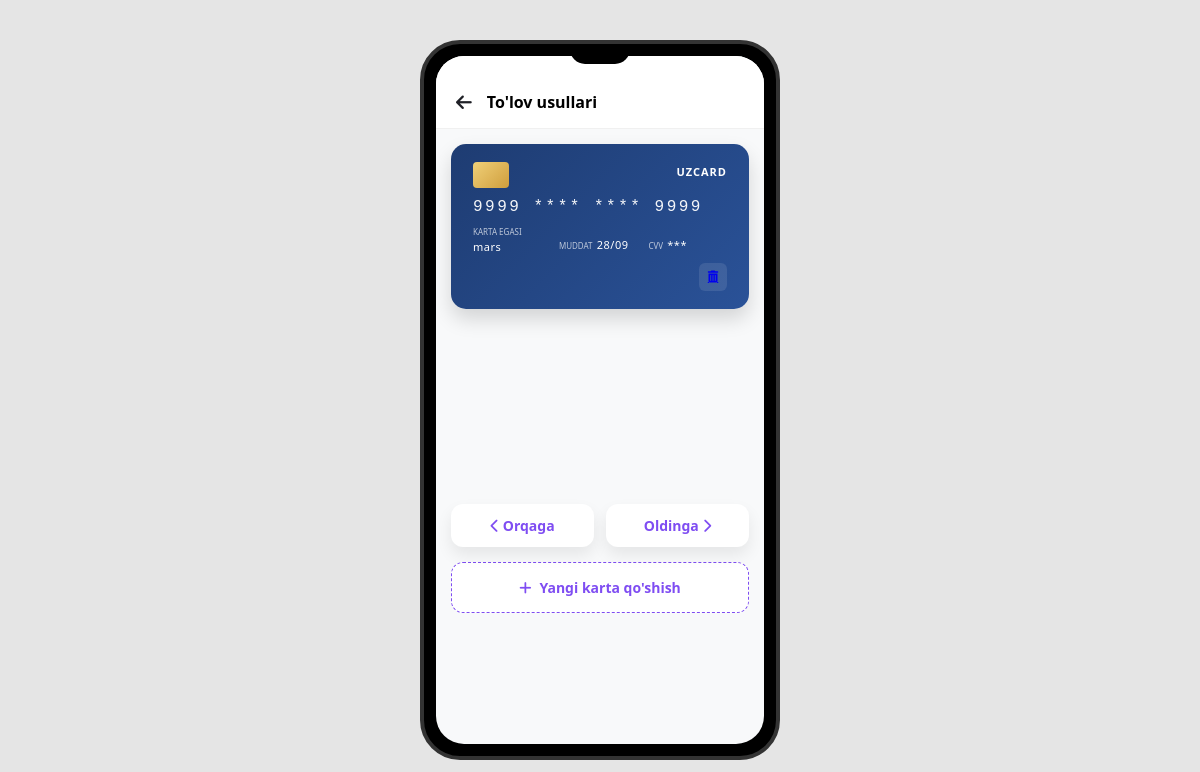
/tolov_usullari/ (signed in), run on an earlier commit of the app's database.
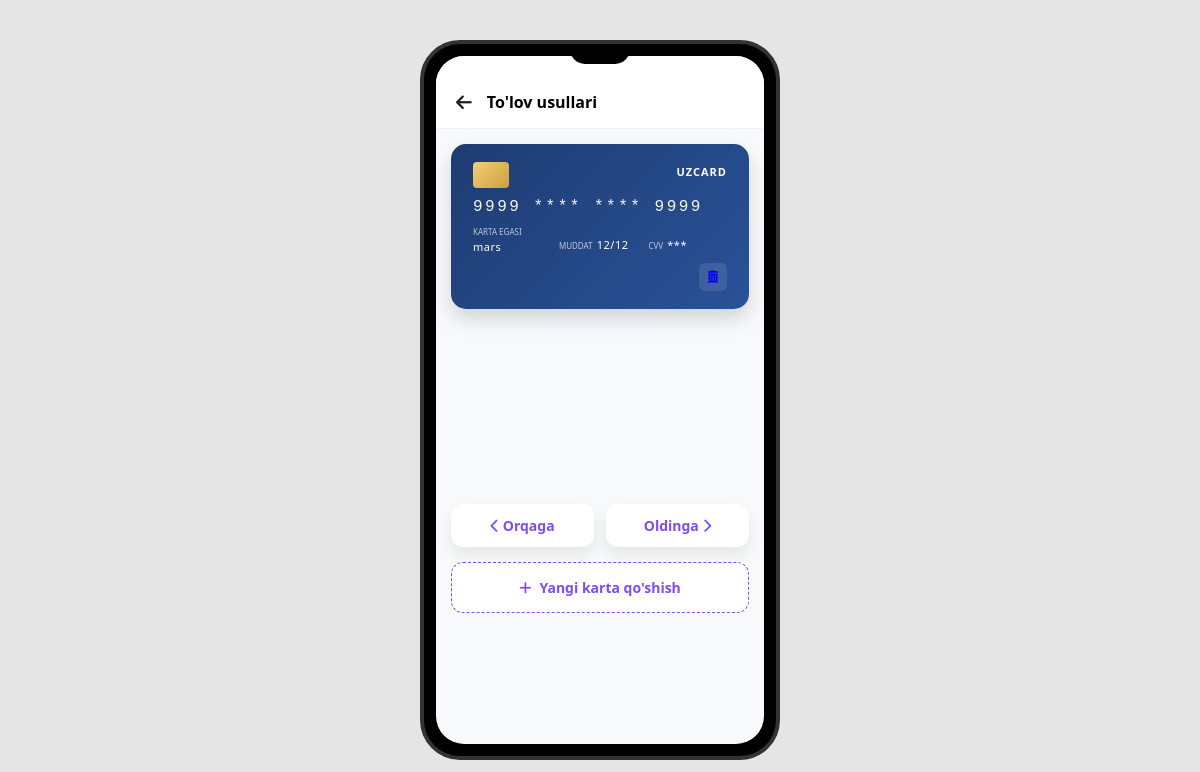
And on a later commit of the database.
### app/models.py (models this page shows, shortened)
class BaseCreatedModel(models.Model):
    created_at = models.DateTimeField(auto_now_add=True)
    updated_at = models.DateTimeField(auto_now=True)
    class Meta:
        abstract = True

class User_carts(BaseCreatedModel):
    karta_nomer = models.CharField(max_length=19)
    cart_egasi = models.ForeignKey(Users, on_delete=models.CASCADE, related_name='banks_carts')
    muddat = models.CharField(max_length=5)
    cvv = models.CharField(max_length=3)
    @property
    def masked_number(self):
        clean_number = self.karta_nomer.replace(" ", "")
        if len(clean_number) >= 16:
            return f"{clean_number[:4]} **** **** {clean_number[-4:]}"
        return clean_number

class Users(AbstractUser):
    class UserTypes(models.TextChoices):
        Admin = 'Admin', 'Admin'
        CLENT = 'Clent', 'Mijoz'
    avatar = models.ImageField(upload_to='avatar/', blank=True, null=True)
    user_type = models.CharField(max_length=500, choices=UserTypes.choices, default=UserTypes.CLENT)
    phone = models.CharField(max_length=50, blank=True, null=True)
    def __str__(self):
        return self.username

### app/views.py (the view)
# urls.py: path('tolov_usullari/', tolov_usullari, name='tolov_usullari'),
@login_required(login_url='login_viuw')
def tolov_usullari(request):
    banks_carts = User_carts.objects.filter(cart_egasi=request.user)
    return render(request, 'userlar/tolov_usul.html', {
        'banks_carts': banks_carts
    })

### app/context_processors.py (called while the page is built)
def cart_item_count(request):
    count = 0
    if request.user.is_authenticated:
        count = ShopingModel.objects.filter(user=request.user).count()
    return {'cart_item_count': count}

### templates/userlar/tolov_usul.html (shortened to what this page needs)
<!DOCTYPE html>
<html lang="uz">
<head>
  <link rel="stylesheet" href="https://cdnjs.cloudflare.com/ajax/libs/font-awesome/6.4.0/css/all.min.css" />
</head>
<body>
  <div class="phone">
    <div class="notch"></div>
    <div class="screen">
      <div class="page-header">
        <i href="{% url 'tolov_usullari' %}" class="fa-solid fa-arrow-left back-btn" onclick="history.back()"></i>
        <h2 style="font-size: 16px; margin: 0;">To'lov usullari</h2>
      </div>
      <div class="card-list">
        {% if banks_carts %}
          <div class="card-carousel" id="cardCarousel">
            {% for card in banks_carts %}
              <div class="bank-card carousel-item{% if forloop.first %} active{% endif %}">
                <div class="card-type-logo">UZCARD</div>
                <div class="card-chip"></div>
                <span class="card-number">{{ card.masked_number }}</span>
                <div class="card-footer">
                  <div class="footer-left">
                    <span class="card-label">Karta egasi</span>
                    <span class="card-value">{{ card.cart_egasi }}</span>
                  </div>
                  <div class="footer-right" style="margin-right: 40px;"> <div>
                      <span class="card-label">Muddat</span>
                      <span class="card-value">{{ card.muddat }}</span>
                    </div>
                    <div>
                      <span class="card-label">CVV</span>
                      <span class="card-value">***</span>
                    </div>
                  </div>
                </div>
                <a href="{% url 'delete_card' card.id %}" class="delete-card" onclick="return confirm('Karta o\'chirilsinmi?');">
                  <i class="fa-solid fa-trash-can"></i>
                </a>
              </div>
            {% endfor %}
          </div>
          <div class="carousel-controls">
            <button type="button" class="carousel-btn" id="prevCard"><i class="fa-solid fa-chevron-left"></i> Orqaga</button>
            <button type="button" class="carousel-btn" id="nextCard">Oldinga <i class="fa-solid fa-chevron-right"></i></button>
          </div>
        {% else %}
          <div style="padding: 20px; color: #444; background: #fff; border-radius: 14px; text-align: center; margin-bottom: 15px;">
            Hozircha karta qo'shilmagan. Quyidagi tugma orqali yangi karta qo'shing.
          </div>
        {% endif %}
        <a href="{% url 'yangi_karta' %}" class="add-card-btn">
          <i class="fa-solid fa-plus" style="margin-right: 8px;"></i>
          Yangi karta qo'shish
        </a>
      </div>
    </div>
  </div>
</body>
</html>

What changed in the data, as far as the page shows it:
removed User_carts: masked_number "9999 **** **** 9999", cart_egasi "mars", muddat "28/09"
added User_carts: masked_number "9999 **** **** 9999", cart_egasi "mars", muddat "12/12"
